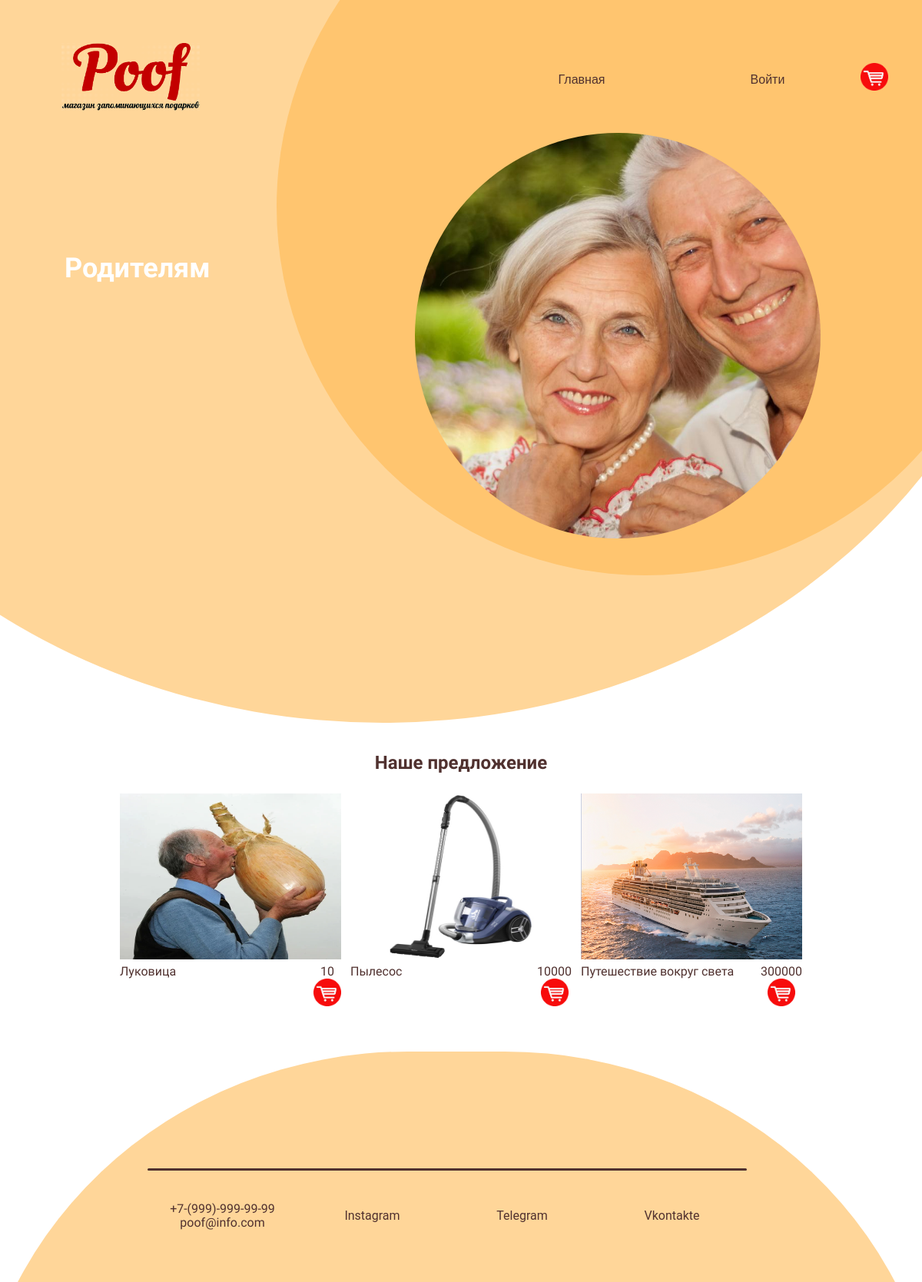
Page /category/4 on the committed database.
### products/models.py (models this page shows, shortened)
class Category(models.Model):
    title = models.CharField(max_length=150, db_index=True, verbose_name='Категория')
    photo = models.ImageField(upload_to='photos/', verbose_name='Изображение', blank=True)
    class Meta:
        verbose_name = 'Категория'
        verbose_name_plural = 'Категории'

class Products(models.Model):
    title = models.CharField(max_length=150, verbose_name='Название')
    description = models.TextField(max_length=1000, verbose_name='Описание')
    price = models.IntegerField(verbose_name='Цена')
    created_at = models.DateField(auto_now_add=True, verbose_name='Создано')
    updated_at = models.DateField(auto_now=True, verbose_name='Обновлено')
    photo = models.ImageField(upload_to='photos/', verbose_name='Изображение')
    slug = models.SlugField(unique=True, verbose_name='Слаг')
    category = models.ForeignKey('Category', on_delete=models.PROTECT, blank=True, null=True)
    def get_absolute_url(self):
        return reverse_lazy('products', kwargs={'slug': self.slug})
    class Meta:
        verbose_name = 'Товар'
        verbose_name_plural = 'Товары'
        ordering = ['created_at']

### products/views.py (the view)
# urls.py: path('category/<int:category_id>', get_category, name='category'),
def get_category(request, category_id):
    products = Products.objects.filter(category_id=category_id)
    categories = Category.objects.all()
    category = Category.objects.get(pk=category_id)
    return render(request, 'products/category.html', {'products': products, 'categories': categories, 'category': category})

### products/templates/products/category.html (shortened to what this page needs)
{% extends 'base.html' %}
{% load static %}
{% block content %}
<div class="wrapper">
    <div class = "bottom_menu">
        <div class="logo"><img class="category_image" src="{% static 'img/Logo.gif' %}"></div>
        <div class="menu_links">
            <a href="/" class="link">Главная</a>
            {% if request.user.is_authenticated %}
            <a href="#" class="link">Личный кабинет</a>
            <a href="{% url 'logout' %}" class="link">Выход</a>
            {% else %}
            <a href="{% url 'login' %}" class="link">Войти</a>
            {% endif %}
            <div class="margin">
            <input class="cart b1" type="image" src="{% static 'img/Cart_logo.gif' %}" alt="Кнопка «Cart»">
            </div>
        </div>
    </div>
    <div class = "circle"><img class="item_image" src="{{ category.photo.url }}"> </div>
    <div class = "circle_light"></div>
    <div class="intro_text">
        <h2>{{category.title}}</h2>
    </div>
    </div>
<h2 class="category_text">Наше предложение</h2>
<div class="items">
        {% for item in products %}
    <a href="{{item.get_absolute_url}}">
        <div class="item">
            <div class="item__image"><img src="{{ item.photo.url }}"> </div>
            <div class="item__info">
                <div class="title">
                {{ item.title }}
                </div>
                <div class="price">
               <a class="link-detail">
                   <div>{{ item.price}}</div>
                   <input class="cart" type="image" src="{% static 'img/Cart_logo.gif' %}" alt="Кнопка «Cart»">
               </a>
                </div>
        </div>
    </div>
    </a>
        {% endfor %}
</div>
<div class="wrapper_footer">
    <div class="footer">
        <div class="footer_circle">
            <div><hr></div>
            <div class="contact">
                <p class="footer_link">+7-(999)-999-99-99<br>poof@info.com</p>
                <a href="https://www.instagram.com/yellow__boat/" class="footer_link">Instagram</a>
                <a href="https://t.me/djoefrit" class="footer_link">Telegram</a>
                <a href="https://vk.com/lonep" class="footer_link">Vkontakte</a>
            </div>
        </div>
    </div>
</div>
{% endblock %}

### gift/static/css/main.css (style rules this page uses)
* { box-sizing: border-box; }
:root { --yellow: #FFC56F ; --yellow_light: #FFD699; --brown: #50312F; --brown_light: #513634; --white: #ffffff; --red: #ff0000; --dark: #0D0D0D; --gray: #5a5560; --light: #9D8D8F; --blue: #69bfae; }
html { font-family: "Roboto", sans-serif; }
a { text-decoration: none; }
p { font-family: 'Balsamiq Sans', cursive; }
h2 { font-family:"Balsamiq Sans",bold ; }

### gift/static/css/index.css (style rules this page uses)
.bottom_menu { display: flex; padding-top: 3.5em; }
.logo { flex:1; text-align: left; margin-left: 5em; background: none; border: none; }
.logo img { width: 15vw; height: auto; background: none; }
.menu_links { display: flex; flex: 1; padding-right: 0.5em; align-items: center; }
.link { flex:1; padding-left: 0.5em; font-family: 'Oswald', sans-serif; text-decoration: none; color: var(--brown); text-align: center; padding: 0.5vw; border-radius: 50px; vertical-align: center; }
.circle { width: 80vw; height:80vw; background: var(--yellow); border-radius: 50%; position: absolute; transform: translate(30vw,-30vw); z-index: -2; }
.circle_light { width: 143vw; height: 126vw; background: var(--yellow_light); border-radius: 80%; position: absolute; transform: translate(-30vw,-60vw); z-index: -3; }
.wrapper { position: relative; width: 100%; height: 80vw; overflow: hidden; }
.intro_text { text-wrap: normal; width: 40vw; height: 15em; color: var(--white); font-family: 'Balsamiq Sans', cursive; margin-left: 7vw; margin-top: 15vw; }
.intro_text h2 { font-size: 3vw; }
.margin { margin-right: 3vw; }
.wrapper_footer { margin-top: 4vw; position: relative; width: 100%; height: 25vw; overflow: hidden; }
.footer_circle { background: var(--yellow_light); width: 105vw; height:100vw; border-radius: 45%; position: absolute; display: flex; transform: translate(-3vw,0); }
hr { position: absolute; width: 65vw; height: 3px; border: none; background-color: var(--brown); border-radius: 20px; transform: translate(19vw,12vw); z-index: 1; }
.contact { display: flex; position: absolute; transform: translate(19vw,14vw); width: 65vw; align-items: center; }
.footer_link { flex: 1; text-decoration: none; color: var(--brown); border: none; text-align: center; border-radius: 50px; padding: 1vw; }
.category_text { color: var(--brown); text-align: center; }

### gift/static/css/products.css (style rules this page uses)
.item_image { width: 55%; height: 55%; position: absolute; z-index: -1; background-repeat: no-repeat; transform: translate(15vw, 32vw); background-size: cover; border-radius: 50%; object-fit: cover; }
.items { display: flex; justify-content: center; flex-wrap: wrap; }
.item { display: flex; flex-direction: column; padding: 0.5vw; text-decoration: none; overflow: hidden; }
.title { color: var(--brown); }
.item__image img { width: 24vw; height: 18vw; transition: 0.3s; }
.item__info { display: flex; justify-content: space-between; color: var(--brown); font-family: "Balsamiq Sans", bold; margin-top: 2px; }
.price { display: flex; flex-direction: column; text-align: center; }
.cart { width: 3vw; height: 3vw; z-index: 1; }

### rows in the picture
Category: photo (picture), title "Родителям"
Products: photo (picture), title "Луковица", price "10"
Products: photo (picture), title "Пылесос", price "10000"
Products: photo (picture), title "Путешествие вокруг света", price "300000"
